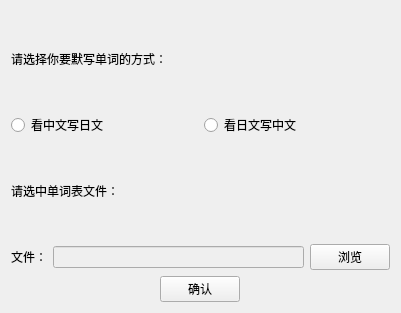
<?xml version="1.0" encoding="UTF-8"?>
<ui version="4.0">
 <class>Form</class>
 <widget class="QWidget" name="Form">
  <property name="geometry">
   <rect>
    <x>0</x>
    <y>0</y>
    <width>401</width>
    <height>313</height>
   </rect>
  </property>
  <property name="windowTitle">
   <string>单词记忆</string>
  </property>
  <layout class="QHBoxLayout" name="horizontalLayout_4">
   <item>
    <layout class="QVBoxLayout" name="verticalLayout">
     <item>
      <widget class="QLabel" name="label">
       <property name="text">
        <string>请选择你要默写单词的方式：</string>
       </property>
      </widget>
     </item>
     <item>
      <layout class="QHBoxLayout" name="horizontalLayout">
       <item>
        <widget class="QRadioButton" name="CNButton">
         <property name="text">
          <string>看中文写日文</string>
         </property>
        </widget>
       </item>
       <item>
        <widget class="QRadioButton" name="JPButton">
         <property name="text">
          <string>看日文写中文</string>
         </property>
        </widget>
       </item>
      </layout>
     </item>
     <item>
      <widget class="QLabel" name="label_2">
       <property name="text">
        <string>请选中单词表文件：</string>
       </property>
      </widget>
     </item>
     <item>
      <layout class="QHBoxLayout" name="horizontalLayout_2">
       <item>
        <widget class="QLabel" name="label_3">
         <property name="text">
          <string>文件：</string>
         </property>
        </widget>
       </item>
       <item>
        <widget class="QLineEdit" name="lineEdit">
         <property name="enabled">
          <bool>false</bool>
         </property>
        </widget>
       </item>
       <item>
        <widget class="QPushButton" name="select_file_Button">
         <property name="sizePolicy">
          <sizepolicy hsizetype="Fixed" vsizetype="Fixed">
           <horstretch>0</horstretch>
           <verstretch>0</verstretch>
          </sizepolicy>
         </property>
         <property name="text">
          <string>浏览</string>
         </property>
        </widget>
       </item>
      </layout>
     </item>
     <item>
      <layout class="QHBoxLayout" name="horizontalLayout_3">
       <item>
        <widget class="QPushButton" name="pushButton">
         <property name="sizePolicy">
          <sizepolicy hsizetype="Fixed" vsizetype="Fixed">
           <horstretch>0</horstretch>
           <verstretch>0</verstretch>
          </sizepolicy>
         </property>
         <property name="text">
          <string>确认</string>
         </property>
        </widget>
       </item>
      </layout>
     </item>
    </layout>
   </item>
  </layout>
 </widget>
 <resources/>
 <connections/>
</ui>
